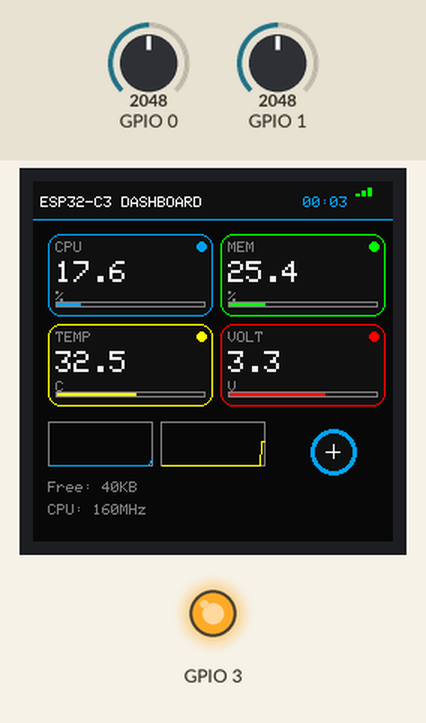
Simulated run of this sketch. Board: ESP32-C3. On the bench: 240×240 colour display, output pins drawn as LEDs (lit = HIGH). The inputs (shaded band) are chosen by the test bench; at power-on: GPIO 0 = 2048, GPIO 1 = 2048. Random numbers use the default seed unless the sketch sets one; what the sketch prints to the serial monitor is not drawn.

Above: at 3.7 s.
3.8 s: GPIO 0 set to 2866
At 4.3 s:
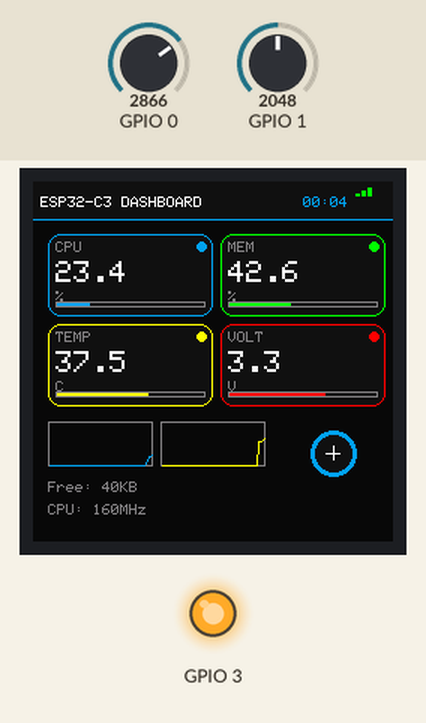
6.8 s: GPIO 1 set to 2866
At 7.33 s:
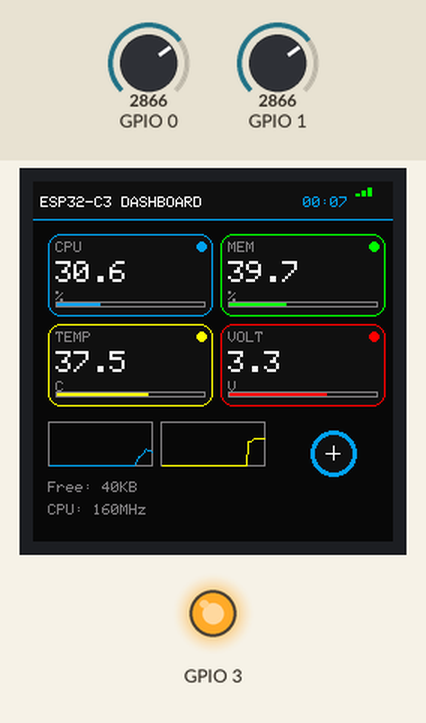
9.8 s: GPIO 0 set to 2941
At 10.06 s:
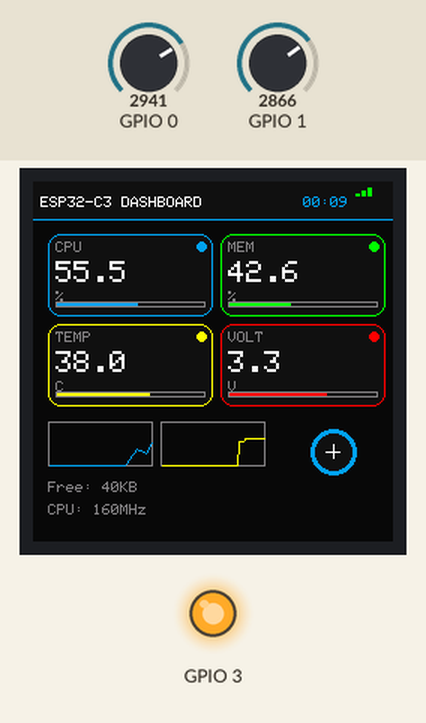
12.8 s: GPIO 1 set to 3040
At 13.29 s:
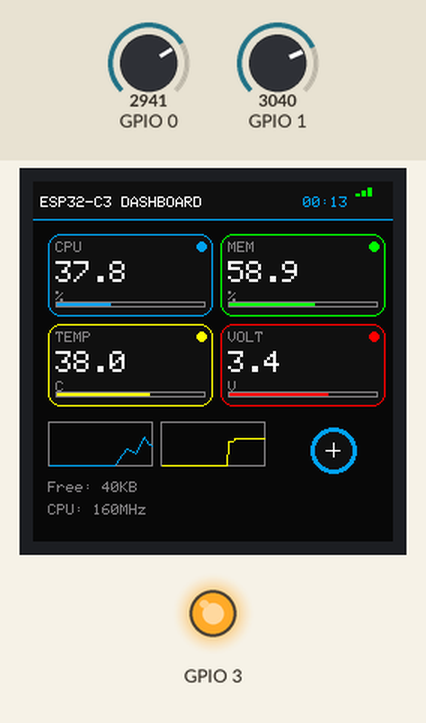
14.5 s: GPIO 0 set to 3040
At 14.81 s:
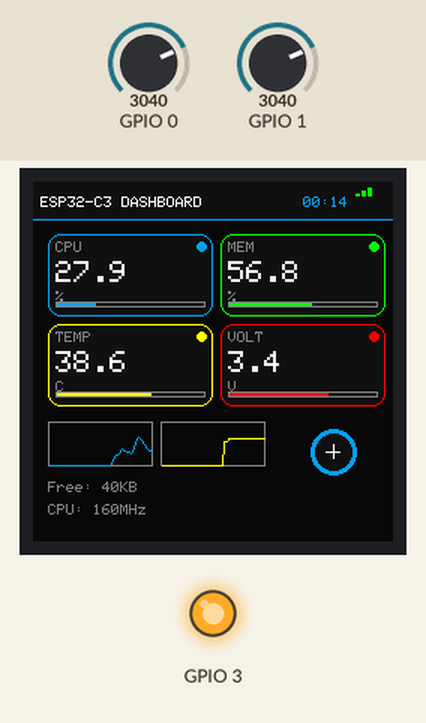
16.3 s: GPIO 1 set to 3603
At 21.78 s:
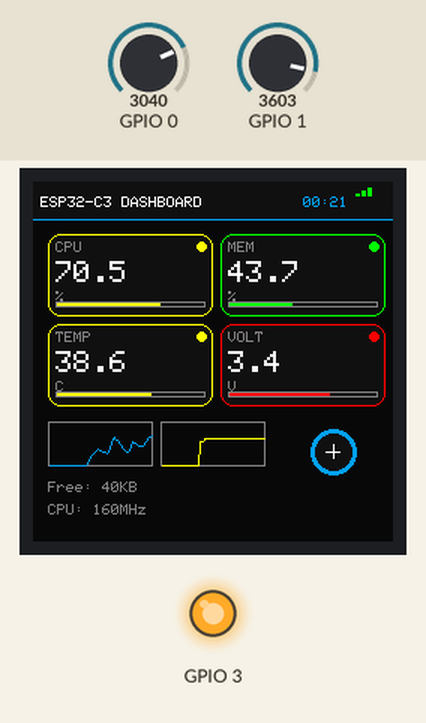
Timing chart, 0 to 23.0 s (numbered marks = the images above; inputs shaded):
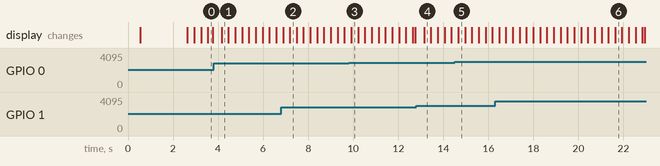

The sketch:

ModernDash.ino
```cpp
/*
  Modern Digital Dashboard for ESP32-C3 with GC9A01
  Using Arduino_GFX library with sleek modern design
  Features: Digital meters, progress bars, real-time graphs
*/

#include <Arduino_GFX_Library.h>

// Hardware configuration
Arduino_DataBus *bus = new Arduino_ESP32SPI(2 /* DC */, 10 /* CS */, 6 /* SCK */, 7 /* MOSI */, GFX_NOT_DEFINED /* MISO */);
Arduino_GFX *gfx = new Arduino_GC9A01(bus, GFX_NOT_DEFINED /* RST */, 0 /* rotation */, true /* IPS */);

// Modern color palette
#define BG_COLOR        0x0841  // Dark blue-gray
#define PANEL_COLOR     0x1082  // Lighter panel color
#define ACCENT_COLOR    0x051D  // Bright blue accent
#define SUCCESS_COLOR   0x07E0  // Green
#define WARNING_COLOR   0xFFE0  // Yellow
#define DANGER_COLOR    0xF800  // Red
#define TEXT_PRIMARY    0xFFFF  // White
#define TEXT_SECONDARY  0x8410  // Gray

// Data structure for metrics
struct Metric {
  float value;
  float target;
  float min, max;
  const char* label;
  const char* unit;
  uint16_t color;
  uint16_t dangerThreshold;
  uint16_t warningThreshold;
};

// Define system metrics
Metric metrics[] = {
  {0, 0, 0, 100, "CPU", "%", ACCENT_COLOR, 90, 70},
  {0, 0, 0, 100, "MEM", "%", SUCCESS_COLOR, 85, 65},
  {0, 0, 0, 60, "TEMP", "C", WARNING_COLOR, 50, 35},
  {0, 0, 0, 5, "VOLT", "V", ACCENT_COLOR, 2.8, 3.0}
};

const int numMetrics = sizeof(metrics) / sizeof(metrics[0]);

// Graph data
float graphData[4][60];  // 60 data points for each metric
int graphIndex = 0;

// Animation and timing
unsigned long lastUpdate = 0;
unsigned long lastDataUpdate = 0;
unsigned long lastGraphUpdate = 0;
float animationTime = 0;

void setup() {
  Serial.begin(115200);
  Serial.println("Starting Modern Digital Dashboard...");

  // Initialize backlight
  pinMode(3, OUTPUT);
  digitalWrite(3, HIGH);

  // Initialize display
  gfx->begin();
  gfx->fillScreen(BG_COLOR);

  // Initialize graph data
  for (int i = 0; i < 4; i++) {
    for (int j = 0; j < 60; j++) {
      graphData[i][j] = 0;
    }
  }

  showBootScreen();
  Serial.println("Dashboard initialized!");
}

void showBootScreen() {
  gfx->fillScreen(BG_COLOR);

  // Animated startup sequence
  for (int i = 0; i < 240; i += 8) {
    gfx->drawFastHLine(0, 120, i, ACCENT_COLOR);
    delay(10);
  }

  // Logo/Title
  gfx->setTextColor(TEXT_PRIMARY);
  gfx->setTextSize(2);
  gfx->setCursor(60, 100);
  gfx->println("DIGITAL");
  gfx->setCursor(45, 125);
  gfx->println("DASHBOARD");

  // Version
  gfx->setTextColor(TEXT_SECONDARY);
  gfx->setTextSize(1);
  gfx->setCursor(95, 155);
  gfx->println("v2.0");

  delay(2000);
}

void updateMetrics() {
  // Simulate realistic system metrics
  static unsigned long lastChange = 0;

  if (millis() - lastChange > 1000) {
    // CPU usage simulation
    metrics[0].target = 20 + random(0, 60);

    // Memory usage simulation
    metrics[1].target = 30 + random(0, 40);

    // Temperature simulation (influenced by CPU load)
    metrics[2].target = 25 + (metrics[0].value * 0.3) + random(-5, 10);

    // Voltage simulation
    metrics[3].target = 3.2 + random(-20, 20) / 100.0;

    lastChange = millis();
  }

  // Smooth interpolation
  for (int i = 0; i < numMetrics; i++) {
    float diff = metrics[i].target - metrics[i].value;
    metrics[i].value += diff * 0.1;

    // Clamp to min/max
    if (metrics[i].value < metrics[i].min) metrics[i].value = metrics[i].min;
    if (metrics[i].value > metrics[i].max) metrics[i].value = metrics[i].max;
  }

  // Real sensor data overlay
  metrics[2].value = 20 + (analogRead(A0) / 4095.0) * 25; // Temperature
  metrics[3].value = 3.0 + (analogRead(A1) / 4095.0) * 0.5; // Voltage
}

void updateGraphData() {
  // Add current values to graph data
  for (int i = 0; i < numMetrics; i++) {
    graphData[i][graphIndex] = metrics[i].value;
  }

  graphIndex = (graphIndex + 1) % 60;
}

void drawMetricPanel(int x, int y, int w, int h, Metric &metric) {
  // Determine status color
  uint16_t statusColor = metric.color;
  if (metric.value > metric.dangerThreshold) {
    statusColor = DANGER_COLOR;
  } else if (metric.value > metric.warningThreshold) {
    statusColor = WARNING_COLOR;
  }

  // Panel background
  gfx->fillRoundRect(x, y, w, h, 8, PANEL_COLOR);
  gfx->drawRoundRect(x, y, w, h, 8, statusColor);

  // Status LED
  gfx->fillCircle(x + w - 8, y + 8, 3, statusColor);

  // Label
  gfx->setTextColor(TEXT_SECONDARY);
  gfx->setTextSize(1);
  gfx->setCursor(x + 5, y + 5);
  gfx->println(metric.label);

  // Value
  gfx->setTextColor(TEXT_PRIMARY);
  gfx->setTextSize(2);
  gfx->setCursor(x + 5, y + 18);

  char valueStr[20];
  sprintf(valueStr, "%.1f", metric.value);
  gfx->println(valueStr);

  // Unit
  gfx->setTextColor(TEXT_SECONDARY);
  gfx->setTextSize(1);
  gfx->setCursor(x + 5, y + 38);
  gfx->println(metric.unit);

  // Progress bar
  int barWidth = w - 10;
  int barHeight = 4;
  int barX = x + 5;
  int barY = y + h - 10;

  gfx->drawRect(barX, barY, barWidth, barHeight, TEXT_SECONDARY);

  float percent = (metric.value - metric.min) / (metric.max - metric.min);
  int fillWidth = barWidth * percent;
  gfx->fillRect(barX + 1, barY + 1, fillWidth - 1, barHeight - 2, statusColor);
}

void drawMiniGraph(int x, int y, int w, int h, int metricIndex) {
  gfx->drawRect(x, y, w, h, TEXT_SECONDARY);

  if (metricIndex >= numMetrics) return;

  Metric &metric = metrics[metricIndex];
  uint16_t graphColor = metric.color;

  // Draw graph lines
  for (int i = 1; i < 60; i++) {
    int prevIndex = (graphIndex + i - 1) % 60;
    int currIndex = (graphIndex + i) % 60;

    float prevValue = graphData[metricIndex][prevIndex];
    float currValue = graphData[metricIndex][currIndex];

    int prevY = y + h - 1 - ((prevValue - metric.min) / (metric.max - metric.min)) * (h - 2);
    int currY = y + h - 1 - ((currValue - metric.min) / (metric.max - metric.min)) * (h - 2);

    int prevX = x + 1 + (i - 1) * (w - 2) / 59;
    int currX = x + 1 + i * (w - 2) / 59;

    gfx->drawLine(prevX, prevY, currX, currY, graphColor);
  }
}

void drawHeader() {
  // Header bar
  gfx->fillRect(0, 0, 240, 25, PANEL_COLOR);
  gfx->drawFastHLine(0, 25, 240, ACCENT_COLOR);

  // Title
  gfx->setTextColor(TEXT_PRIMARY);
  gfx->setTextSize(1);
  gfx->setCursor(5, 10);
  gfx->println("ESP32-C3 DASHBOARD");

  // Time
  unsigned long seconds = millis() / 1000;
  unsigned long minutes = seconds / 60;
  seconds = seconds % 60;

  gfx->setTextColor(ACCENT_COLOR);
  gfx->setCursor(180, 10);
  gfx->printf("%02lu:%02lu", minutes, seconds);

  // WiFi/Status icon (simulated)
  gfx->fillRect(215, 8, 3, 2, SUCCESS_COLOR);
  gfx->fillRect(219, 6, 3, 4, SUCCESS_COLOR);
  gfx->fillRect(223, 4, 3, 6, SUCCESS_COLOR);
}

void drawFloatingActionButton() {
  // Animated floating button
  animationTime += 0.05;
  int bobOffset = 2 * sin(animationTime);

  int buttonX = 200;
  int buttonY = 180 + bobOffset;

  gfx->fillCircle(buttonX, buttonY, 15, ACCENT_COLOR);
  gfx->fillCircle(buttonX, buttonY, 12, PANEL_COLOR);

  // Plus icon
  gfx->drawFastHLine(buttonX - 5, buttonY, 10, TEXT_PRIMARY);
  gfx->drawFastVLine(buttonX, buttonY - 5, 10, TEXT_PRIMARY);
}

void loop() {
  unsigned long currentTime = millis();

  // Update metrics every 50ms
  if (currentTime - lastDataUpdate > 50) {
    updateMetrics();
    lastDataUpdate = currentTime;
  }

  // Update graph data every 500ms
  if (currentTime - lastGraphUpdate > 500) {
    updateGraphData();
    lastGraphUpdate = currentTime;
  }

  // Update display every 100ms
  if (currentTime - lastUpdate > 100) {
    gfx->fillScreen(BG_COLOR);

    // Draw header
    drawHeader();

    // Draw metric panels (2x2 grid)
    drawMetricPanel(10, 35, 110, 55, metrics[0]);  // CPU
    drawMetricPanel(125, 35, 110, 55, metrics[1]); // Memory
    drawMetricPanel(10, 95, 110, 55, metrics[2]);  // Temperature
    drawMetricPanel(125, 95, 110, 55, metrics[3]); // Voltage

    // Draw mini graphs
    drawMiniGraph(10, 160, 70, 30, 0);   // CPU graph
    drawMiniGraph(85, 160, 70, 30, 2);   // Temperature graph

    // Draw floating action button
    drawFloatingActionButton();

    // System info
    gfx->setTextColor(TEXT_SECONDARY);
    gfx->setTextSize(1);
    gfx->setCursor(10, 200);
    gfx->printf("Free: %dKB", ESP.getFreeHeap()/1024);

    gfx->setCursor(10, 215);
    gfx->printf("CPU: %dMHz", ESP.getCpuFreqMHz());

    lastUpdate = currentTime;
  }

  // Serial output every 3 seconds
  static unsigned long lastSerial = 0;
  if (currentTime - lastSerial > 3000) {
    Serial.printf("System Status - CPU: %.1f%%, RAM: %.1f%%, Temp: %.1f°C, Volt: %.2fV\n",
                  metrics[0].value, metrics[1].value, metrics[2].value, metrics[3].value);
    lastSerial = currentTime;
  }
}
```
